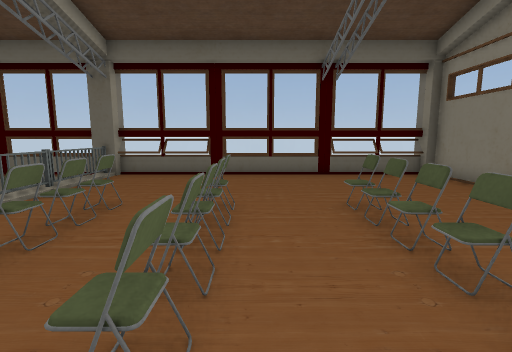
View 1 (above)

16 first-person views from a walk through a scene from a Unity 3-D project. The camera is 1.4 m above the floor, tilts 8° down and sees 85° across. The floor is counted in squares, 1 m on a side. Each view is taken from the middle of a square. On the plan, view 1 faces up. The plan holds only what a view shows up to about 14 squares ahead; the rest is blank. The place goes on beyond the plan. The player character is not drawn. Door leaves are left out, so doorways stand open. Some surface patterns are stand-ins.

View 2
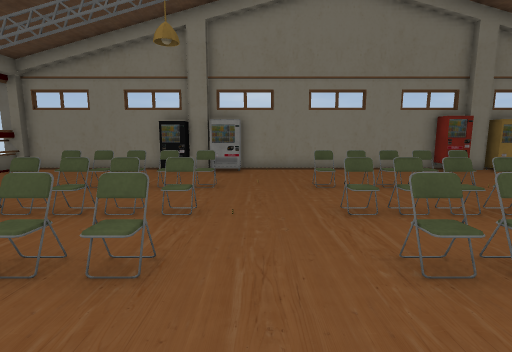

View 3
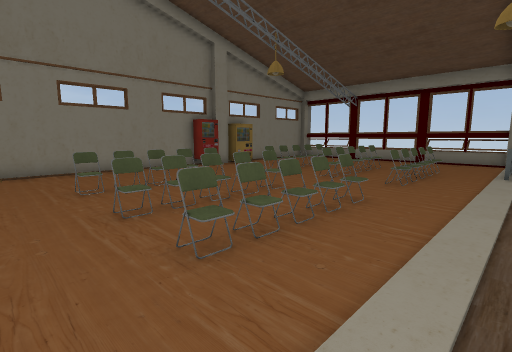

View 4
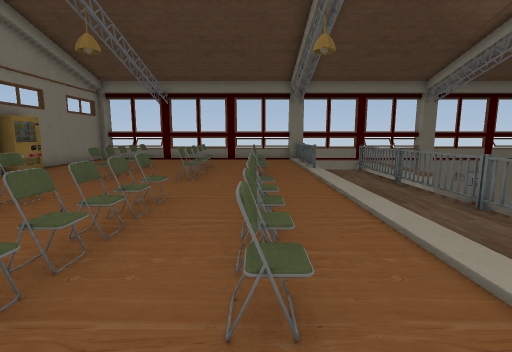

View 5
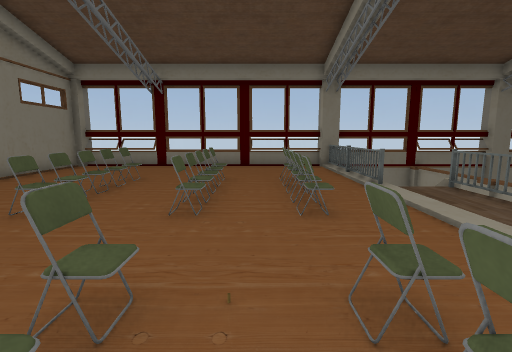

View 6
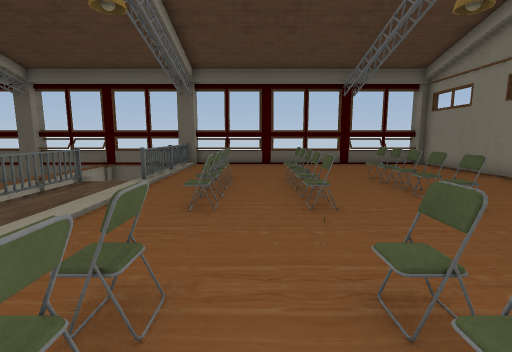

View 7
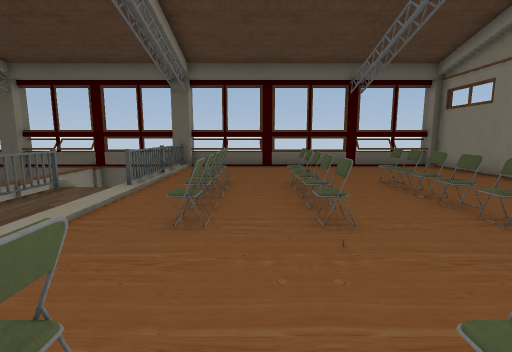

View 8
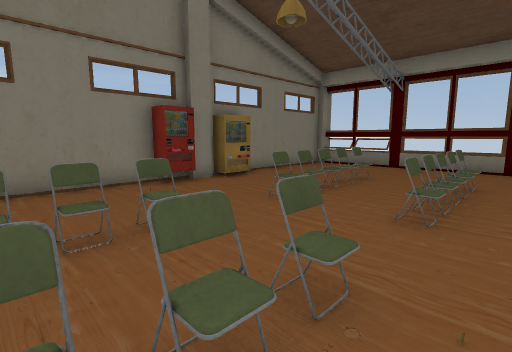

View 9
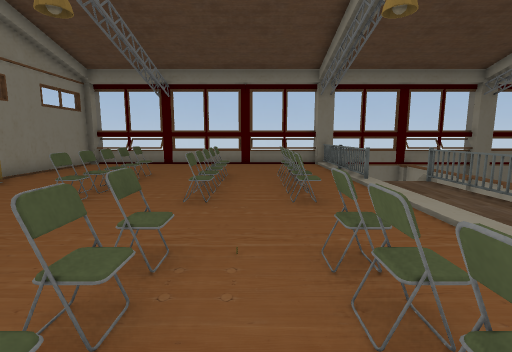

View 10
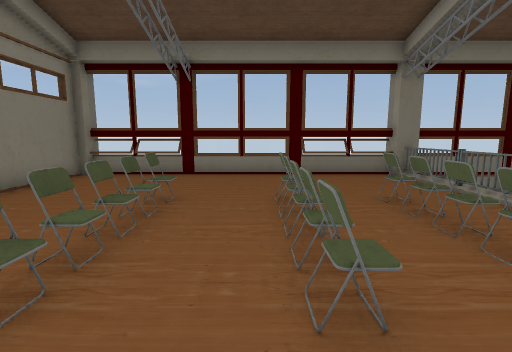

View 11
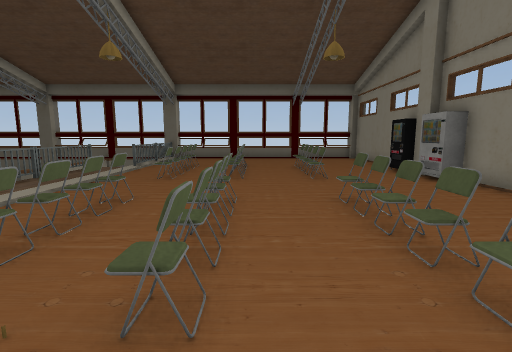

View 12
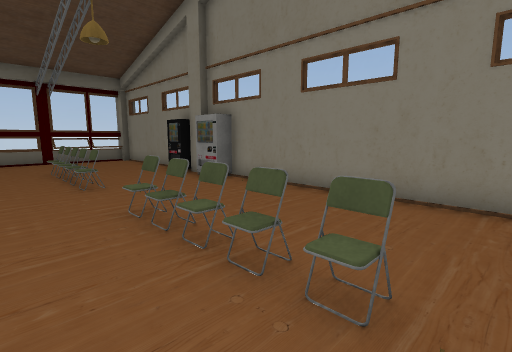

View 13
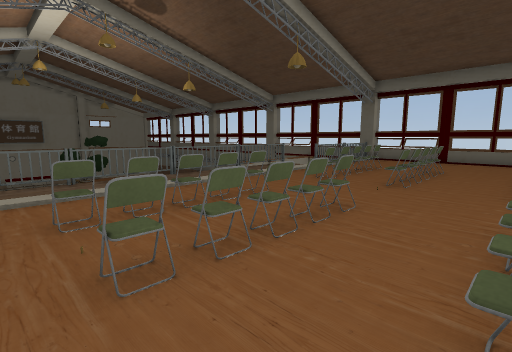

View 14
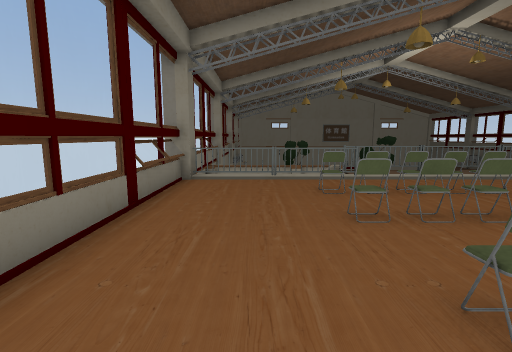

View 15
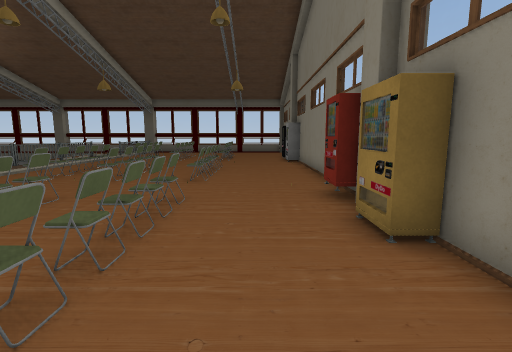

View 16
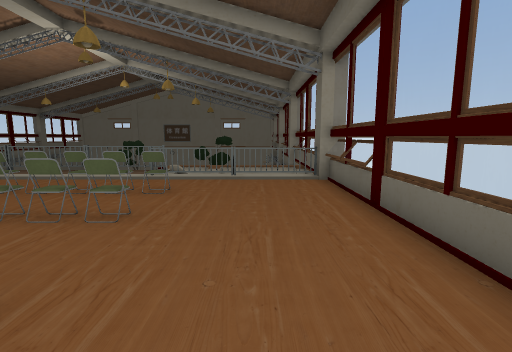

### Floor plan
Key: @ floor where view 1 was taken; # wall or solid block; . floor; / step, stairs or slope; D open door; = window, fence, low wall or low ledge; v drop or lower ground; O other object.
Columns run from 10 left of view 1 to 7 right of it. Each row starts with its distance up from view 1.
 11 #   ## ########
 10 =vvv#####....#####
  9 v   vO...........#
  8 v   vO...........#
  7 v   v............#
  6 vv  vO......O....#
  5 v  //O.O.O..O....#
  4 v  O...O.O..O...##
  3    O...O.O..O...##
  2    O...O.O..O...##
  1    O...O.O..O...=#
  0    O......@......#
 -1    O.............#
 -2    O...O.O..O...DD
 -3    O...O.O..O...D
 -4    O...O.O..O...D
 -5    O...O.O..O...DD
 -6    O...O.O..O....#
 -7    O.............#
 -8    O............##
 -9    O...O.O..O...##
-10    O...O.O..O...##
-11 vv O...O.O..O...=#
-12 v  //..O.O..O....#
-13 vv  vO.O.O..O....#
-14 v   v............#
-15 v   vO...........#
-16 v   vO...........#
-17 #vvv#####....#####
-18 ====## ########

Positions as (right, up) in squares from view 1, and headings:
1: (0, 0), facing up
2: (-6, 0), facing right
3: (-6, 0), facing down-right
4: (-3, 0), facing down
5: (-2, -4), facing down
6: (-2, -4), facing up
7: (-2, -3), facing up
8: (-2, -4), facing down-right
9: (-2, -3), facing down
10: (0, -7), facing down
11: (0, -8), facing up
12: (0, -7), facing up-right
13: (2, -7), facing up-left
14: (4, -15), facing left
15: (4, -15), facing up
16: (4, 8), facing left
